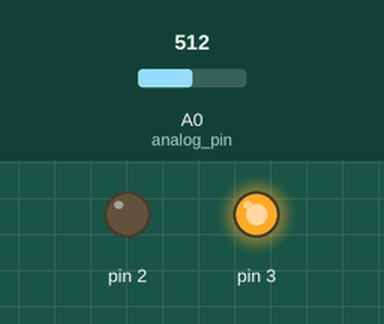
The sketch below on a simulated Arduino Uno, built with avr-gcc and run on an emulated ATmega328P. Shown: output pins drawn as LEDs (lit = HIGH). Inputs (shaded band) come from the test bench; at power-on: A0 (analog_pin) = 512. What the sketch prints to the serial monitor is not drawn.

Above: at 1.2 s.
1.3 s: A0 (analog_pin) set to 78
5.2 s: A0 (analog_pin) set to 65
At 8.8 s:
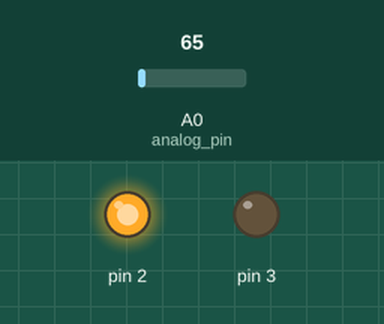
9.2 s: A0 (analog_pin) set to 122
At 10.5 s:
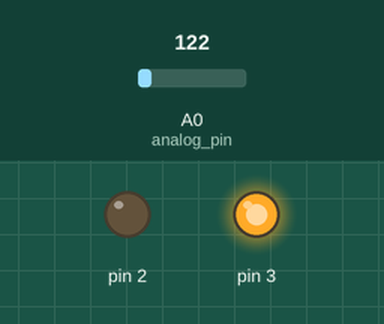
11.7 s: A0 (analog_pin) set to 30
At 14.8 s:
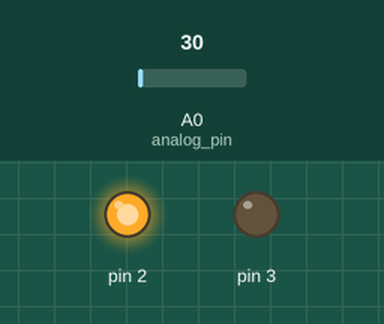
Timing chart, 0 to 16.3 s (numbered marks = the images above; inputs shaded):
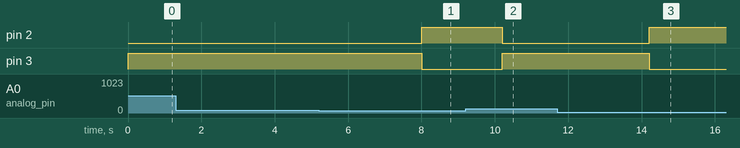

The sketch:

ArduinoLm35.ino
```cpp
int analog_pin = 0;
float temperatura;
int temp;
void setup () {
  Serial.begin(9600);
  pinMode(2,OUTPUT);
   pinMode(3,OUTPUT);
}
float readSensorLM(){

  temp = analogRead(analog_pin);
  //Serial.print("\nR");
  //Serial.print(temp);
  temp = 5.0*temp*100.0/1024.0;
  //Serial.print("\n°C");
  Serial.print(temp);
  return temp;
}
void loop() {

  temperatura= readSensorLM();

  digitalWrite(3,LOW);
  if(temperatura<=40){
    digitalWrite(2,HIGH);
    delay(100);
    }

    if(temperatura>40){
      digitalWrite(3,HIGH);
     while(temperatura>35){
      digitalWrite(2,LOW);

      temperatura=readSensorLM();
        delay(1000);
     }
    //delay(100);
    }

  delay(1000);
}
```

Measured:
- the behaviour switches between 74 and 73 on A0 (analog_pin) (found by bisection; images 0 and 1)
- after the input at 1.3 s, every drawn part: stays the same
- after the input at 5.2 s, pin 2: LOW → HIGH after 2.8 s; pin 3: HIGH → LOW after 2.8 s
- after the input at 9.2 s, pin 2: HIGH → LOW after 1.0 s; pin 3: LOW → HIGH after 1.0 s
- after the input at 11.7 s, pin 2: LOW → HIGH after 2.5 s; pin 3: HIGH → LOW after 2.5 s
